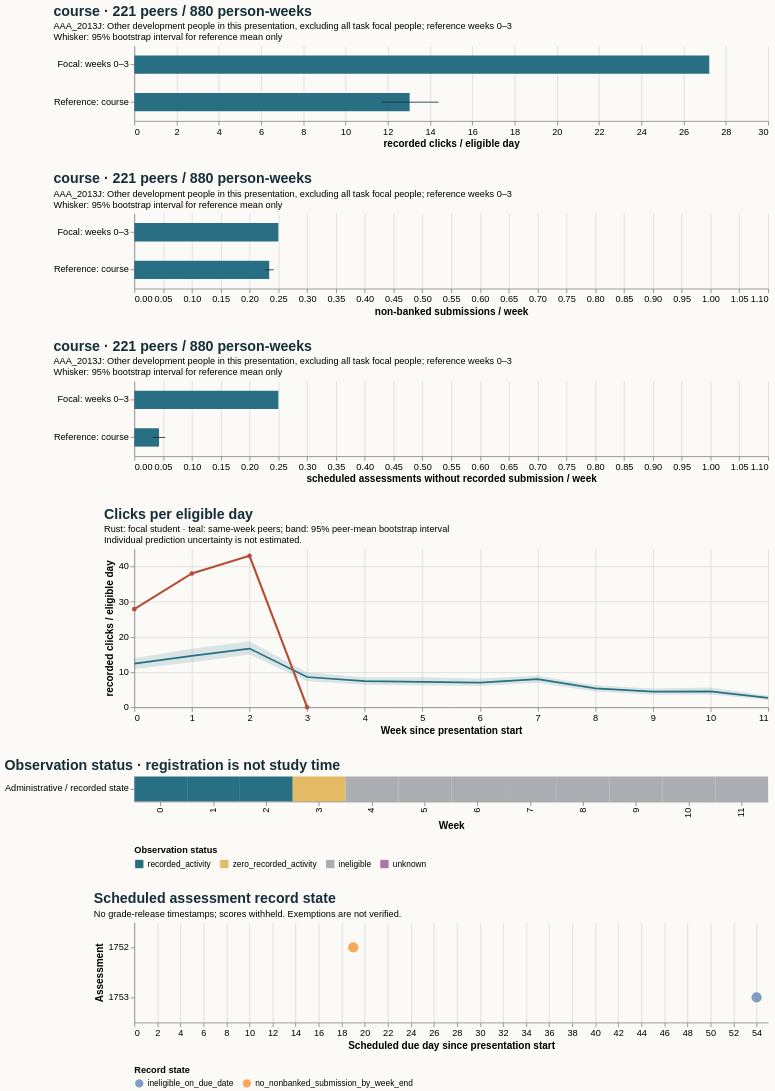

Here is the Vega-Lite specification saved for this chart:
### Vega-Lite specification from a JSON file in a GitHub repository (floating-point values rounded to 4 significant figures)
{"$schema": "https://vega.github.io/schema/vega-lite/v5.20.1.json", "config": {"axis": {"labelFontSize": 11, "titleFontSize": 12}, "background": "#fbfaf7", "font": "sans-serif", "title": {"anchor": "start", "color": "#142e38", "fontSize": 17, "subtitleFontSize": 11}, "view": {"continuousHeight": 300, "continuousWidth": 300, "stroke": null}}, "datasets": {"data-08853e15fab122f686befb68ebd0b6cb": [{"end_day": 6, "focal_value": 27.86, "peer_ci_high": 13.88, "peer_ci_low": 10.82, "peer_mean": 12.4, "peer_observations": 221, "peer_people": 221, "reference": "course", "unit": "recorded clicks / eligible day", "week": 0}, {"end_day": 13, "focal_value": 38.0, "peer_ci_high": 16.6, "peer_ci_low": 12.81, "peer_mean": 14.6, "peer_observations": 221, "peer_people": 221, "reference": "course", "unit": "recorded clicks / eligible day", "week": 1}, {"end_day": 20, "focal_value": 43.0, "peer_ci_high": 18.73, "peer_ci_low": 14.98, "peer_mean": 16.65, "peer_observations": 219, "peer_people": 219, "reference": "course", "unit": "recorded clicks / eligible day", "week": 2}, {"end_day": 27, "focal_value": 0.0, "peer_ci_high": 9.848, "peer_ci_low": 7.345, "peer_mean": 8.588, "peer_observations": 219, "peer_people": 219, "reference": "course", "unit": "recorded clicks / eligible day", "week": 3}, {"end_day": 34, "focal_value": null, "peer_ci_high": 8.544, "peer_ci_low": 6.39, "peer_mean": 7.428, "peer_observations": 219, "peer_people": 219, "reference": "course", "unit": "recorded clicks / eligible day", "week": 4}, {"end_day": 41, "focal_value": null, "peer_ci_high": 8.492, "peer_ci_low": 6.19, "peer_mean": 7.212, "peer_observations": 218, "peer_people": 218, "reference": "course", "unit": "recorded clicks / eligible day", "week": 5}, {"end_day": 48, "focal_value": null, "peer_ci_high": 8.161, "peer_ci_low": 6.055, "peer_mean": 7.002, "peer_observations": 218, "peer_people": 218, "reference": "course", "unit": "recorded clicks / eligible day", "week": 6}, {"end_day": 55, "focal_value": null, "peer_ci_high": 8.909, "peer_ci_low": 6.957, "peer_mean": 7.978, "peer_observations": 218, "peer_people": 218, "reference": "course", "unit": "recorded clicks / eligible day", "week": 7}, {"end_day": 62, "focal_value": null, "peer_ci_high": 6.211, "peer_ci_low": 4.466, "peer_mean": 5.34, "peer_observations": 218, "peer_people": 218, "reference": "course", "unit": "recorded clicks / eligible day", "week": 8}, {"end_day": 69, "focal_value": null, "peer_ci_high": 5.352, "peer_ci_low": 3.53, "peer_mean": 4.446, "peer_observations": 217, "peer_people": 217, "reference": "course", "unit": "recorded clicks / eligible day", "week": 9}, {"end_day": 76, "focal_value": null, "peer_ci_high": 5.589, "peer_ci_low": 3.633, "peer_mean": 4.512, "peer_observations": 217, "peer_people": 217, "reference": "course", "unit": "recorded clicks / eligible day", "week": 10}, {"end_day": 83, "focal_value": null, "peer_ci_high": 3.286, "peer_ci_low": 2.041, "peer_mean": 2.639, "peer_observations": 215, "peer_people": 215, "reference": "course", "unit": "recorded clicks / eligible day", "week": 11}], "data-85db4e650a7ed19f69244243252ee7ac": [{"hi": null, "lo": null, "series": "Focal: weeks 0–3", "value": 0.25}, {"hi": 0.2421, "lo": 0.2262, "series": "Reference: course", "value": 0.2342}], "data-99fcf43b053d54b9b9aa7b7e679f7542": [{"as_of_day": 20, "assessment_id": 1752, "course": "AAA_2013J", "due_day": 19, "person_id": 721259, "score_status": "withheld_release_time_unknown", "state": "no_nonbanked_submission_by_week_end", "week": 2}, {"as_of_day": 55, "assessment_id": 1753, "course": "AAA_2013J", "due_day": 54, "person_id": 721259, "score_status": "withheld_release_time_unknown", "state": "ineligible_on_due_date", "week": 7}], "data-e3585ef48fbd05e0d4604b3d4a20ab34": [{"hi": null, "lo": null, "series": "Focal: weeks 0–3", "value": 0.25}, {"hi": 0.05376, "lo": 0.03167, "series": "Reference: course", "value": 0.04299}], "data-e58cffc74ba6fcef554d11da18c13a04": [{"hi": null, "lo": null, "series": "Focal: weeks 0–3", "value": 27.21}, {"hi": 14.4, "lo": 11.72, "series": "Reference: course", "value": 13.03}], "data-eb0f2c121aafa6779ce0eb5ea7021c1a": [{"eligible_days": 7.0, "end_day": 6, "logging_completeness": "unknown", "observation_status": "recorded_activity", "row": "Administrative / recorded state", "score_status": "withheld_release_time_unknown", "start_day": 0, "value": 27.86, "week": 0}, {"eligible_days": 7.0, "end_day": 13, "logging_completeness": "unknown", "observation_status": "recorded_activity", "row": "Administrative / recorded state", "score_status": "withheld_release_time_unknown", "start_day": 7, "value": 38.0, "week": 1}, {"eligible_days": 7.0, "end_day": 20, "logging_completeness": "unknown", "observation_status": "recorded_activity", "row": "Administrative / recorded state", "score_status": "withheld_release_time_unknown", "start_day": 14, "value": 43.0, "week": 2}, {"eligible_days": 2.0, "end_day": 27, "logging_completeness": "unknown", "observation_status": "zero_recorded_activity", "row": "Administrative / recorded state", "score_status": "withheld_release_time_unknown", "start_day": 21, "value": 0.0, "week": 3}, {"eligible_days": 0.0, "end_day": 34, "logging_completeness": "unknown", "observation_status": "ineligible", "row": "Administrative / recorded state", "score_status": "withheld_release_time_unknown", "start_day": 28, "value": null, "week": 4}, {"eligible_days": 0.0, "end_day": 41, "logging_completeness": "unknown", "observation_status": "ineligible", "row": "Administrative / recorded state", "score_status": "withheld_release_time_unknown", "start_day": 35, "value": null, "week": 5}, {"eligible_days": 0.0, "end_day": 48, "logging_completeness": "unknown", "observation_status": "ineligible", "row": "Administrative / recorded state", "score_status": "withheld_release_time_unknown", "start_day": 42, "value": null, "week": 6}, {"eligible_days": 0.0, "end_day": 55, "logging_completeness": "unknown", "observation_status": "ineligible", "row": "Administrative / recorded state", "score_status": "withheld_release_time_unknown", "start_day": 49, "value": null, "week": 7}, {"eligible_days": 0.0, "end_day": 62, "logging_completeness": "unknown", "observation_status": "ineligible", "row": "Administrative / recorded state", "score_status": "withheld_release_time_unknown", "start_day": 56, "value": null, "week": 8}, {"eligible_days": 0.0, "end_day": 69, "logging_completeness": "unknown", "observation_status": "ineligible", "row": "Administrative / recorded state", "score_status": "withheld_release_time_unknown", "start_day": 63, "value": null, "week": 9}, {"eligible_days": 0.0, "end_day": 76, "logging_completeness": "unknown", "observation_status": "ineligible", "row": "Administrative / recorded state", "score_status": "withheld_release_time_unknown", "start_day": 70, "value": null, "week": 10}, {"eligible_days": 0.0, "end_day": 83, "logging_completeness": "unknown", "observation_status": "ineligible", "row": "Administrative / recorded state", "score_status": "withheld_release_time_unknown", "start_day": 77, "value": null, "week": 11}]}, "resolve": {"scale": {"color": "independent"}}, "spacing": 28, "vconcat": [{"data": {"name": "data-e58cffc74ba6fcef554d11da18c13a04"}, "height": 90, "layer": [{"encoding": {"x": {"field": "value", "scale": {"domain": [0, 28.58], "zero": true}, "title": "recorded clicks / eligible day", "type": "quantitative"}, "y": {"field": "series", "sort": null, "title": null, "type": "nominal"}}, "mark": {"color": "#286f83", "size": 22, "type": "bar"}}, {"encoding": {"x": {"field": "lo", "type": "quantitative"}, "x2": {"field": "hi"}, "y": {"field": "series", "sort": null, "title": null, "type": "nominal"}}, "mark": {"color": "#142e38", "type": "rule"}}], "title": {"subtitle": ["AAA_2013J: Other development people in this presentation, excluding all task focal people; reference weeks 0–3", "Whisker: 95% bootstrap interval for reference mean only"], "text": "course · 221 peers / 880 person-weeks"}, "width": 760}, {"data": {"name": "data-85db4e650a7ed19f69244243252ee7ac"}, "height": 90, "layer": [{"encoding": {"x": {"field": "value", "scale": {"domain": [0, 1.05], "zero": true}, "title": "non-banked submissions / week", "type": "quantitative"}, "y": {"field": "series", "sort": null, "title": null, "type": "nominal"}}, "mark": {"color": "#286f83", "size": 22, "type": "bar"}}, {"encoding": {"x": {"field": "lo", "type": "quantitative"}, "x2": {"field": "hi"}, "y": {"field": "series", "sort": null, "title": null, "type": "nominal"}}, "mark": {"color": "#142e38", "type": "rule"}}], "title": {"subtitle": ["AAA_2013J: Other development people in this presentation, excluding all task focal people; reference weeks 0–3", "Whisker: 95% bootstrap interval for reference mean only"], "text": "course · 221 peers / 880 person-weeks"}, "width": 760}, {"data": {"name": "data-e3585ef48fbd05e0d4604b3d4a20ab34"}, "height": 90, "layer": [{"encoding": {"x": {"field": "value", "scale": {"domain": [0, 1.05], "zero": true}, "title": "scheduled assessments without recorded submission / week", "type": "quantitative"}, "y": {"field": "series", "sort": null, "title": null, "type": "nominal"}}, "mark": {"color": "#286f83", "size": 22, "type": "bar"}}, {"encoding": {"x": {"field": "lo", "type": "quantitative"}, "x2": {"field": "hi"}, "y": {"field": "series", "sort": null, "title": null, "type": "nominal"}}, "mark": {"color": "#142e38", "type": "rule"}}], "title": {"subtitle": ["AAA_2013J: Other development people in this presentation, excluding all task focal people; reference weeks 0–3", "Whisker: 95% bootstrap interval for reference mean only"], "text": "course · 221 peers / 880 person-weeks"}, "width": 760}, {"data": {"name": "data-08853e15fab122f686befb68ebd0b6cb"}, "height": 190, "layer": [{"encoding": {"x": {"axis": {"tickMinStep": 1}, "field": "week", "title": "Week since presentation start", "type": "quantitative"}, "y": {"field": "peer_ci_low", "scale": {"zero": true}, "title": "recorded clicks / eligible day", "type": "quantitative"}, "y2": {"field": "peer_ci_high"}}, "mark": {"color": "#286f83", "opacity": 0.16, "type": "area"}}, {"encoding": {"tooltip": [{"field": "week", "type": "quantitative"}, {"field": "peer_mean", "type": "quantitative"}, {"field": "peer_people", "type": "quantitative"}, {"field": "peer_observations", "type": "quantitative"}], "x": {"field": "week", "type": "quantitative"}, "y": {"field": "peer_mean", "type": "quantitative"}}, "mark": {"color": "#286f83", "strokeWidth": 2, "type": "line"}}, {"encoding": {"tooltip": [{"field": "week", "type": "quantitative"}, {"field": "focal_value", "type": "quantitative"}], "x": {"field": "week", "type": "quantitative"}, "y": {"field": "focal_value", "type": "quantitative"}}, "mark": {"color": "#b64c35", "point": {"color": "#b64c35"}, "strokeWidth": 2.5, "type": "line"}}], "title": {"subtitle": ["Rust: focal student · teal: same-week peers; band: 95% peer-mean bootstrap interval", "Individual prediction uncertainty is not estimated."], "text": "Clicks per eligible day"}, "width": 760}, {"data": {"name": "data-eb0f2c121aafa6779ce0eb5ea7021c1a"}, "encoding": {"color": {"field": "observation_status", "legend": {"labelLimit": 260, "orient": "bottom"}, "scale": {"domain": ["recorded_activity", "zero_recorded_activity", "ineligible", "unknown"], "range": ["#286f83", "#e4bb64", "#aaaeb3", "#ac78a5"]}, "title": "Observation status", "type": "nominal"}, "tooltip": [{"field": "week", "type": "quantitative"}, {"field": "eligible_days", "type": "quantitative"}, {"field": "observation_status", "type": "nominal"}, {"field": "logging_completeness", "type": "nominal"}], "x": {"field": "week", "title": "Week", "type": "ordinal"}, "y": {"field": "row", "title": null, "type": "nominal"}}, "height": 30, "mark": {"type": "rect"}, "title": "Observation status · registration is not study time", "width": 760}, {"data": {"name": "data-99fcf43b053d54b9b9aa7b7e679f7542"}, "encoding": {"color": {"field": "state", "legend": {"labelLimit": 400, "orient": "bottom"}, "title": "Record state", "type": "nominal"}, "tooltip": [{"field": "assessment_id", "type": "quantitative"}, {"field": "due_day", "type": "quantitative"}, {"field": "as_of_day", "type": "quantitative"}, {"field": "state", "type": "nominal"}, {"field": "score_status", "type": "nominal"}], "x": {"field": "due_day", "title": "Scheduled due day since presentation start", "type": "quantitative"}, "y": {"field": "assessment_id", "title": "Assessment", "type": "nominal"}}, "height": 120, "mark": {"filled": true, "size": 150, "type": "point"}, "title": {"subtitle": "No grade-release timestamps; scores withheld. Exemptions are not verified.", "text": "Scheduled assessment record state"}, "width": 760}]}
